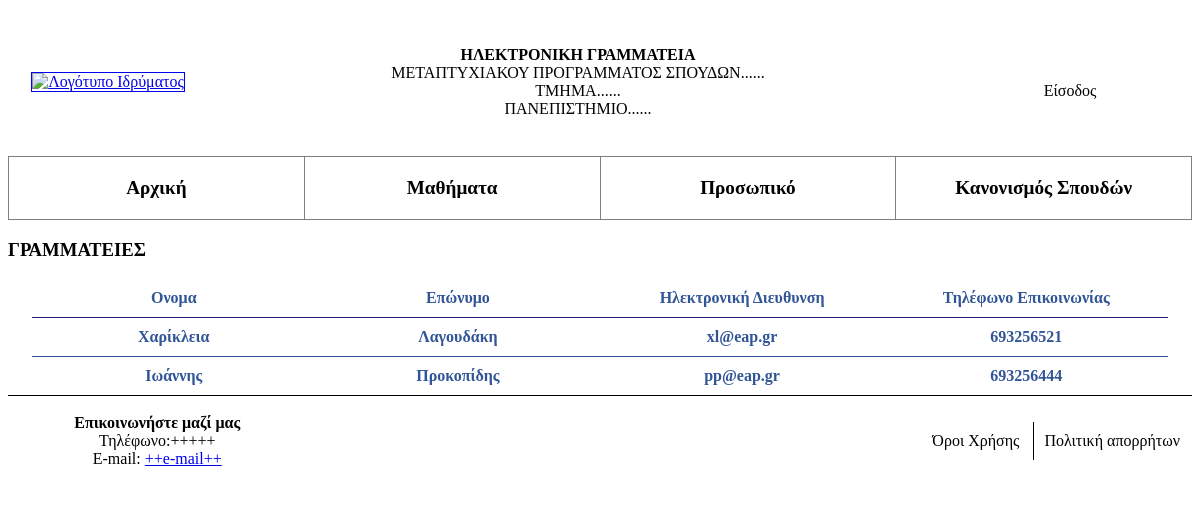
/administration.php, run on the app's committed database.
### tables this page shows
CREATE TABLE IF NOT EXISTS `users` (
  `user_id` int(10) NOT NULL AUTO_INCREMENT,
  `name` varchar(15) NOT NULL,
  `last_name` varchar(20) NOT NULL,
  `email` varchar(25) NOT NULL,
  `password` varchar(15) NOT NULL,
  `role` varchar(25) NOT NULL,
  `mobile` int(14) DEFAULT NULL,
  `address` varchar(50) DEFAULT NULL,
  `registry` int(15) NOT NULL,
  `registration_date` date NOT NULL,
  PRIMARY KEY (`user_id`),
  UNIQUE KEY `email` (`email`),
  UNIQUE KEY `password` (`password`),
  UNIQUE KEY `registry` (`registry`)
);

### administration.php (the view, shortened to what this page needs)
<!DOCTYPE html>
<html>
<head>
<link rel="stylesheet" href="./style.css">
</head>
<body>
<?php
include "header.php";
include "menu.php";
?>
<h3>ΓΡΑΜΜΑΤΕΙΕΣ</h3>
	<table width= "96%" border= "1px solid black"  class= "table-info">
	    <tr><th>Ονομα</th>
            <th>Επώνυμο</th>
            <th>Ηλεκτρονική Διευθυνση</th>
            <th>Τηλέφωνο Επικοινωνίας</th></tr>
	<?php
		$results = mysqli_query($con, "SELECT * FROM users WHERE role = 'Γραμματεία'");
		while($row = mysqli_fetch_array($results)):;
		?>
	        <tr>
                <td><?php echo $row['name'];?></td>
                <td><?php echo $row['last_name'];?></td>
                <td><?php echo $row['email'];?></td>
                <td><?php echo $row['mobile'];?></td>
            </tr>
	<?php endwhile;?>
	</table>
<?php
include "footer.php";
?>
</body>
</html>

### style.css (style rules this page uses)
.table-info { margin-left:auto; margin-right:auto; border-collapse:collapse; color: #315597; border-style: hidden; table-layout:fixed; }
.table-info td { font-weight: bold; text-align: center; border: 1px solid #315597; border-left: hidden; padding: 10px 10px; white-space: nowrap; margin: 20px; }
.table-info th { font-weight: bold; text-align: center; border: 1px solid #1d1e72; border-left: hidden; padding: 10px 10px; }

### data on the page
users: name "Χαρίκλεια", last_name "Λαγουδάκη", email "xl@eap.gr", mobile "693256521"
users: name "Ιωάννης", last_name "Προκοπίδης", email "pp@eap.gr", mobile "693256444"

### other printed values
$user_option "Είσοδος"
